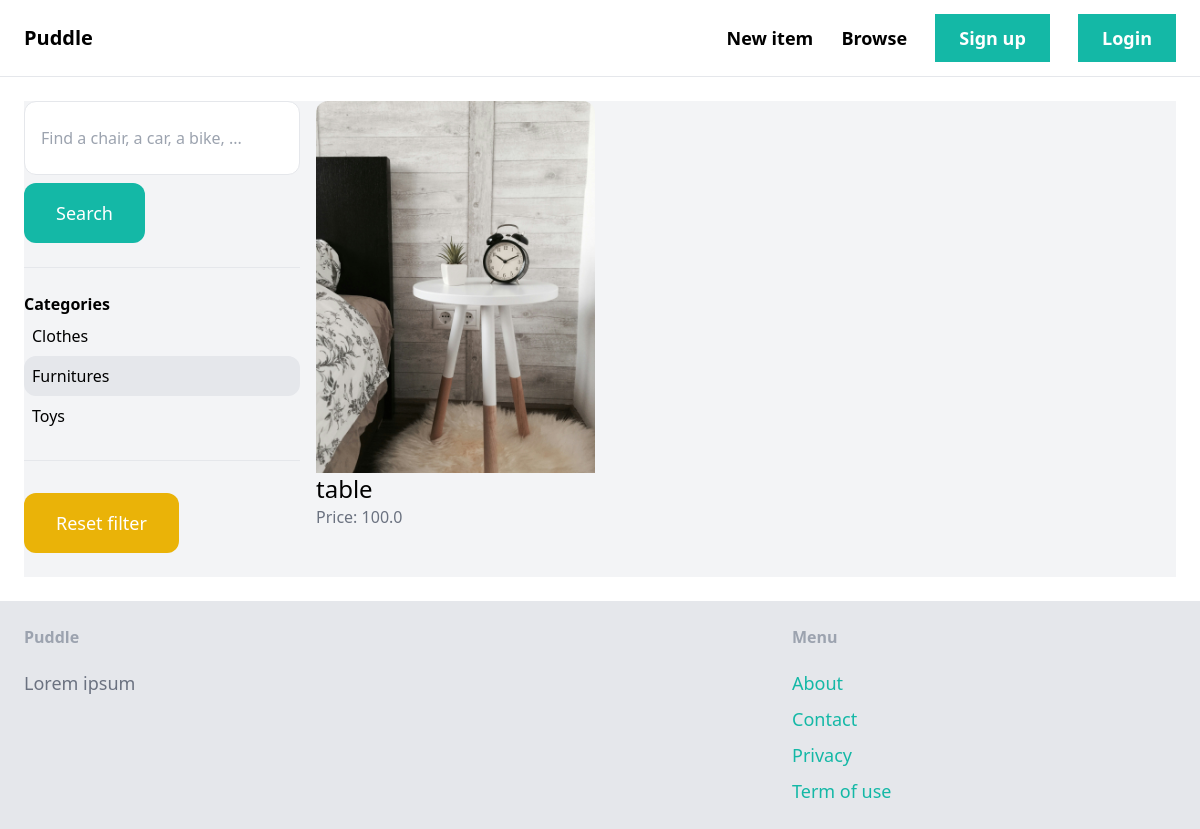
Page /items/?query=&category=2 on the committed database.
### item/models.py (models this page shows, shortened)
class Category(models.Model):
    name:str = models.CharField(max_length=255)
    class Meta:
        ordering = ("name",)
        verbose_name_plural = "Categories"

class Item(models.Model):
    category = models.ForeignKey(Category, related_name="category", on_delete=models.CASCADE)
    name = models.CharField(max_length=255)
    description = models.TextField(blank=True, null=True)
    price = models.FloatField()
    image = models.ImageField(upload_to="item_images", blank=True, null=True)
    is_sold = models.BooleanField(default=False)
    created_by = models.ForeignKey(User, related_name="items", on_delete=models.CASCADE)
    created_at = models.DateTimeField(auto_now_add=True)

### item/views.py (the view)
# urls.py: path("", views.items, name="items"),
def items(request:HttpRequest):
    query = request.GET.get("query", "")
    items = Item.objects.filter(is_sold=False)
    categories =  Category.objects.all()
    category_id = request.GET.get("category", 0)
    if category_id:
        items = items.filter(category_id = category_id)
    if query != "":
        items = items.filter(Q(name__icontains=query)|Q(description_icontains=query))
    return render(request, "item/items.html", {
        "items": items,
        "query": query,
        "categories": categories,
        "category_id": int(category_id)
    })

### item/templates/item/items.html (shortened to what this page needs)
{% extends "core/base.html" %}
{% block content %}
  <div class="pb-6 grid grid-cols-4 gap-4 bg-gray-100">
    <div class="col-span-1">
      <form method="get" action="{% url "item:items" %}">
        <input name="query" class="w-full px-4 py-6 border rounded-xl" type="text" value="{{ query }}" placeholder="Find a chair, a car, a bike, ..." />
        <button class="mt-2 px-8 py-4 text-lg bg-teal-500 text-white rounded-xl">Search</button>
      </form>
      <hr class="my-6" />
      <p class="font-semibold">Categories</p>
      <ul>
        {% for category in categories %}
          <li class="py-2 px-2 rounded-xl{% if category.id == category_id %} bg-gray-200{% endif %}">
            <a href="{% url "item:items" %}?query={{ query }}&category={{ category.id }}">{{ category.name }}</a>
          </li>
        {% endfor %}
      </ul>
      <hr class="my-6" />
      <a href="{% url "item:items" %}" class="mt-2 py-4 px-8 inline-block bg-yellow-500 text-lg rounded-xl text-white">Reset filter</a>
    </div>
    <div class="col-span-3">
      <div class="grid grid-cols-3 gap-3">
        {% for item in items %}
          <div>
            <a href="{% url 'item:detail' item.id %}">
              <img src="{{ item.image.url }}" class="rounded-t-xl"/>
            </a>
            <h2 class="text-2xl">{{ item.name }}</h2>
            <p class="text-gray-500">Price: {{ item.price }}</p>
          </div>
        {% endfor %}
      </div>
    </div>
  </div>
{% endblock %}

### rows in the picture
Category: name "Clothes"
Category: name "Furnitures"
Category: name "Toys"
Item: image (picture), name "table", price "100.0"
